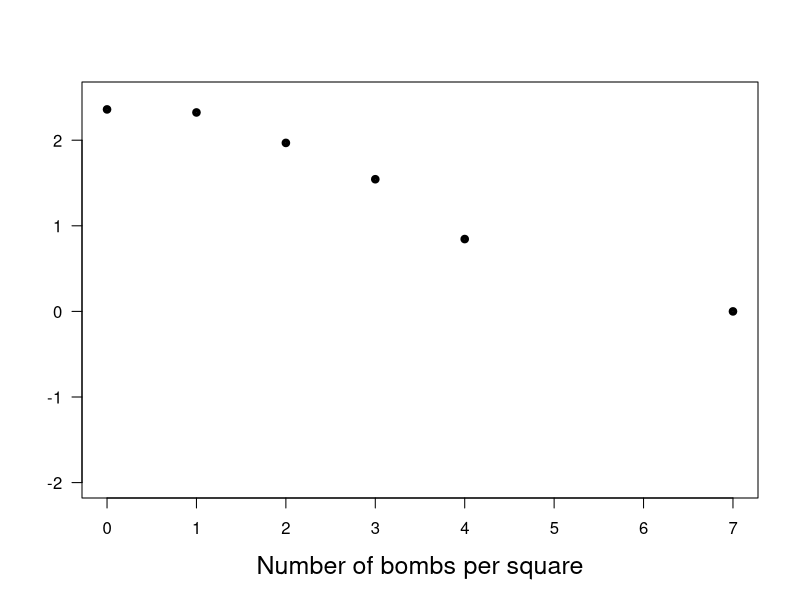

The R script that drew this image: (Note: this script raises an error after producing the figure.)
print('file: SolutionPointEstV2.R')
# EXERCISE & SOLUTION: German V2 bombs on London during World War II
fC = c(229,211,93,35,7,1) # frequencies (Clarke, 1946)
NOEC = seq(0,5)      # number of events (bombs/square)
NOBC = 537           # number of bombs (Clarke, 1946)
NOB1 = sum(NOEC*fC)  # number of bombs (calculated from Clarke data)
print('Calculated NOB < NOB given by Clarke ->')
print('1 case with >= 5 bombs actually means 7 bombs')
f = c(229,211,93,35,7,0,0,1) # frequencies (Clarke, 1946, modified)
NOE = seq(0,7)               # number of events
NSq = sum(f)      # number of square
NOB = sum(NOE*f)  # number of bombs
r = NOB/NSq       # mean rate (estimate)
lambdaEst = round(r,2)
print('Predict frequencies based on Poisson distribution:')
fP = NSq*dpois(NOE,r)
# png('PoissonV2London180107.png',width=16,height=16,units='cm',res=300)
plot(NOE,log10(f),type='p',lwd=4,col='black',xlab='Number of bombs per square',
     ylab=NA,las=1,cex=0.6,cex.lab=1.5,ylim=c(-2,2.5))
title(ylab=TeX('$log_{10}(frequency)$'),line=2.3,cex.lab=1.5)
points(NOE,log10(fP),lwd=4,col='magenta',cex=0.6,pch=24)
text(0.5,0.2,pos=4,bquote(~hat(lambda) == .(lambdaEst)),col='magenta',cex=1.5)
# dev.off()
# ---------------------------------------------------
# Results: 
print(c('number of bombs (Clarke, 1946) = ',NOBC))
print(c('number of bombs (calculated)   = ',NOB1))
print(c('number of bombs     = ',NOB))
print(c('number of squares   = ',NSq))
print(c('mean rate (estimate)   = ',round(r,4)))
print(c('frequencies (observed) = ',f))
print(c('frequencies (predicted) = ',round(fP,3)))